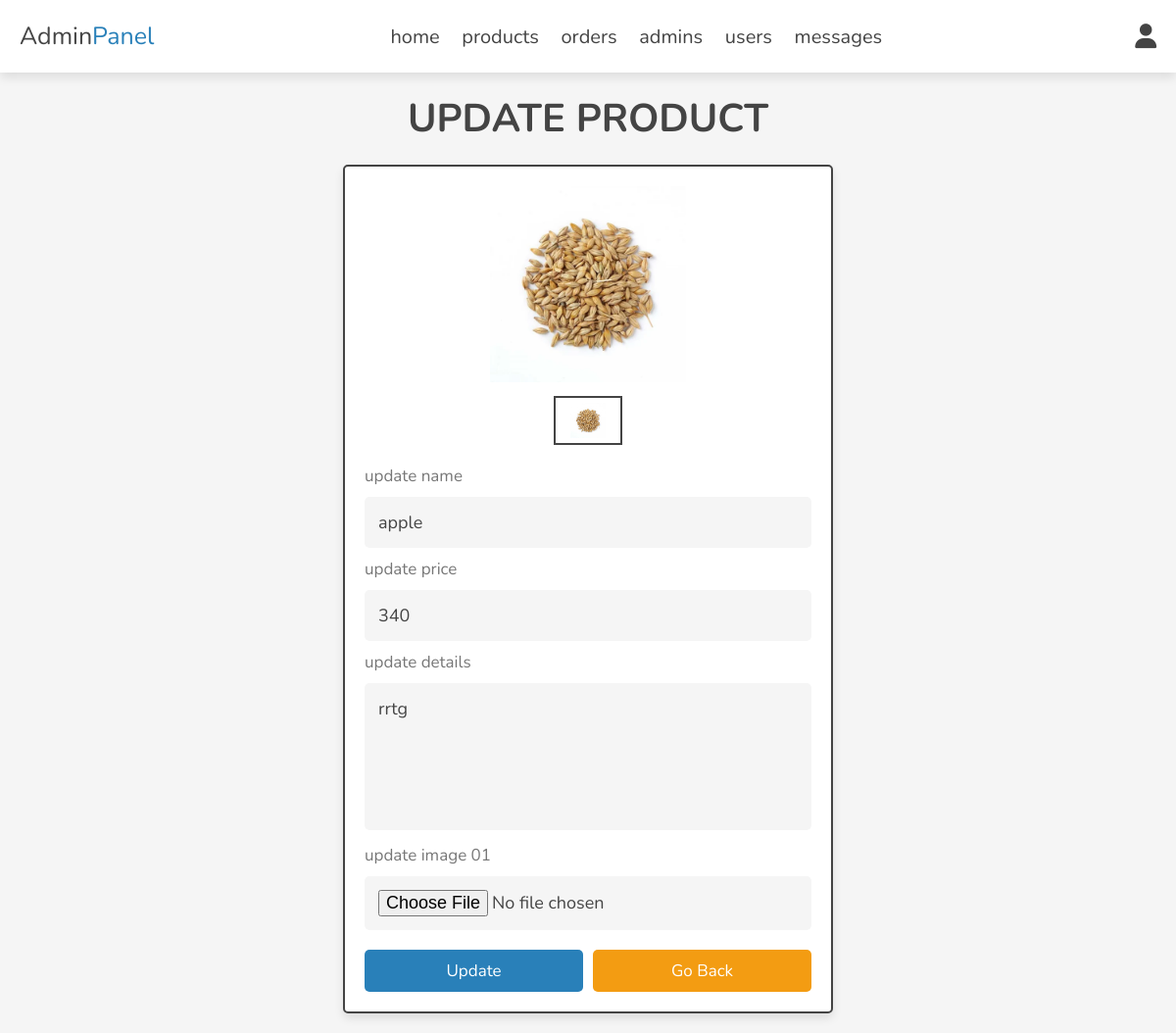
/Admin/admin/update_product.php?update=2 (signed in), run on the app's committed database.
### tables this page shows
CREATE TABLE `productdb` (
  `id` int(11) NOT NULL,
  `name` varchar(25) NOT NULL,
  `price` float DEFAULT NULL,
  `image` varchar(100) DEFAULT NULL,
  `details` mediumtext NOT NULL
);

### Admin/admin/update_product.php (the view, shortened to what this page needs)
<?php
include '../components/connect.php';
?>
<!DOCTYPE html>
<html lang="en">
<head>
   <link rel="stylesheet" href="https://cdnjs.cloudflare.com/ajax/libs/font-awesome/6.1.1/css/all.min.css">
   <link rel="stylesheet" href="../css/admin_style.css">
</head>
<body>
<?php include '../components/admin_header.php'; ?>
<section class="update-product">
   <h1 class="heading">update product</h1>
   <?php
      $update_id = $_GET['update'];
      $select_products = $conn->prepare("SELECT * FROM `productdb` WHERE id = ?");
      $select_products->execute([$update_id]);
      if($select_products->rowCount() > 0){
         while($fetch_products = $select_products->fetch(PDO::FETCH_ASSOC)){
   ?>
   <form action="" method="post" enctype="multipart/form-data">
      <div class="image-container">
         <div class="main-image">
            <img src="../uploaded_img/<?= $fetch_products['image']; ?>" alt="">
         </div>
         <div class="sub-image">
            <img src="../uploaded_img/<?= $fetch_products['image']; ?>" alt="">
         </div>
      </div>
      <span>update name</span>
      <input type="text" name="name" required class="box" maxlength="100" placeholder="enter product name" value="<?= $fetch_products['name']; ?>">
      <span>update price</span>
      <input type="number" name="price" required class="box" min="0" max="9999999999" placeholder="enter product price" onkeypress="if(this.value.length == 10) return false;" value="<?= $fetch_products['price']; ?>">
      <span>update details</span>
      <textarea name="details" class="box" required cols="30" rows="10"><?= $fetch_products['details']; ?></textarea>
      <span>update image 01</span>
      <input type="file" name="image_01" accept="image/jpg, image/jpeg, image/png, image/webp" class="box">
      <div class="flex-btn">
         <input type="submit" name="update" class="btn" value="update">
         <a href="products.php" class="option-btn">go back</a>
      </div>
   </form>
   <?php
         }
      }else{
         echo '<p class="empty">no product found!</p>';
      }
   ?>
</section>
</body>
</html>

### Admin/css/admin_style.css (style rules this page uses)
:root { --main-color:#2980b9; --orange:#f39c12; --red:#e74c3c; --black:#444; --white:#fff; --light-color:#777; --light-bg:#f5f5f5; --border:.2rem solid var(--black); --box-shadow:0 .5rem 1rem rgba(0,0,0,.1); }
* { font-family: 'Nunito', sans-serif; margin:0; padding:0; box-sizing: border-box; outline: none; border:none; text-decoration: none; }
html { font-size: 62.5%; overflow-x: hidden; }
body { background-color: var(--light-bg); }
section { padding:2rem; max-width: 1200px; margin:0 auto; }
.heading { font-size: 4rem; color:var(--black); margin-bottom: 2rem; text-align: center; text-transform: uppercase; }
.btn, .delete-btn, .option-btn { display: block; width: 100%; margin-top: 1rem; border-radius: .5rem; padding:1rem 3rem; font-size: 1.7rem; text-transform: capitalize; color:var(--white); cursor: pointer; text-align: center; }
.btn { background-color: var(--main-color); }
.option-btn { background-color: var(--orange); }
.flex-btn { display: flex; gap:1rem; }
.update-product form { background-color: var(--white); box-shadow: var(--box-shadow); border-radius: .5rem; border:var(--border); padding:2rem; max-width: 50rem; margin:0 auto; }
.update-product form .image-container { margin-bottom: 2rem; }
.update-product form .image-container .main-image img { height: 20rem; width: 100%; object-fit: contain; }
.update-product form .image-container .sub-image { display: flex; gap:1rem; justify-content: center; margin:1rem 0; }
.update-product form .image-container .sub-image img { height: 5rem; width: 7rem; object-fit: contain; padding:.5rem; border:var(--border); cursor: pointer; transition: .2s linear; }
.update-product form .box { width: 100%; border-radius: .5rem; padding:1.4rem; font-size: 1.8rem; color:var(--black); background-color: var(--light-bg); margin:1rem 0; }
.update-product form span { font-size: 1.7rem; color:var(--light-color); }
.update-product form textarea { height: 15rem; resize: none; }

### data on the page
productdb: image (picture), name "apple", price "340", details "rrtg"
